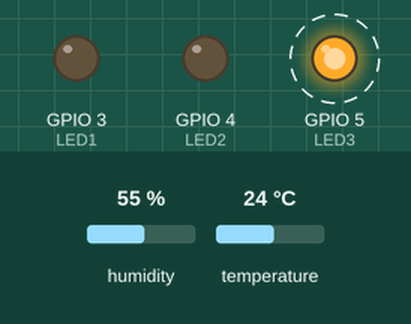
This sketch was run on a simulated ESP32. Shown: output pins drawn as LEDs (lit = HIGH). Dashed ring = blinking. Inputs (shaded band) come from the test bench; at power-on: humidity 55 %, temperature 24 °C. What the sketch prints to the serial monitor is not drawn.

Above: at 1.0 s.
Timing chart, 0 to 5.9 s (numbered marks = the images above):
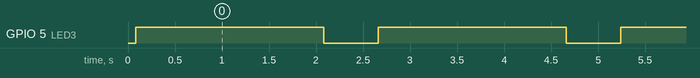

Measured:
- by itself, GPIO 5 (LED3): alternates HIGH for 2.0 s and LOW for 0.58 s

The sketch:

ESP32-AHT-TEST.ino
```cpp
#include <Adafruit_AHTX0.h>
#define LED1 3
#define LED2 4
#define LED3 5

Adafruit_AHTX0 aht;

void setup() {
  Serial.begin(115200);
  Serial.println("Adafruit AHT10/AHT20 demo!");
  pinMode(LED1,OUTPUT);
  pinMode(LED2,OUTPUT);
  pinMode(LED3,OUTPUT);

  if (! aht.begin()) {
    Serial.println("Could not find AHT? Check wiring");
    digitalWrite(LED1,HIGH);
    while (1) delay(1000);
  }
  digitalWrite(LED1,LOW);

  Serial.println("AHT10 or AHT20 found");
  digitalWrite(LED2,HIGH);
}

void loop() {
  digitalWrite(LED2,LOW);
  sensors_event_t humidity, temp;
  aht.getEvent(&humidity, &temp);// populate temp and humidity objects with fresh data
  Serial.print("Temperature: "); Serial.print(temp.temperature); Serial.println(" degrees C");
  Serial.print("Humidity: "); Serial.print(humidity.relative_humidity); Serial.println("% rH");
  digitalWrite(LED3,HIGH);
  delay(2000);
  digitalWrite(LED3,LOW);
  delay(500);
}
```
